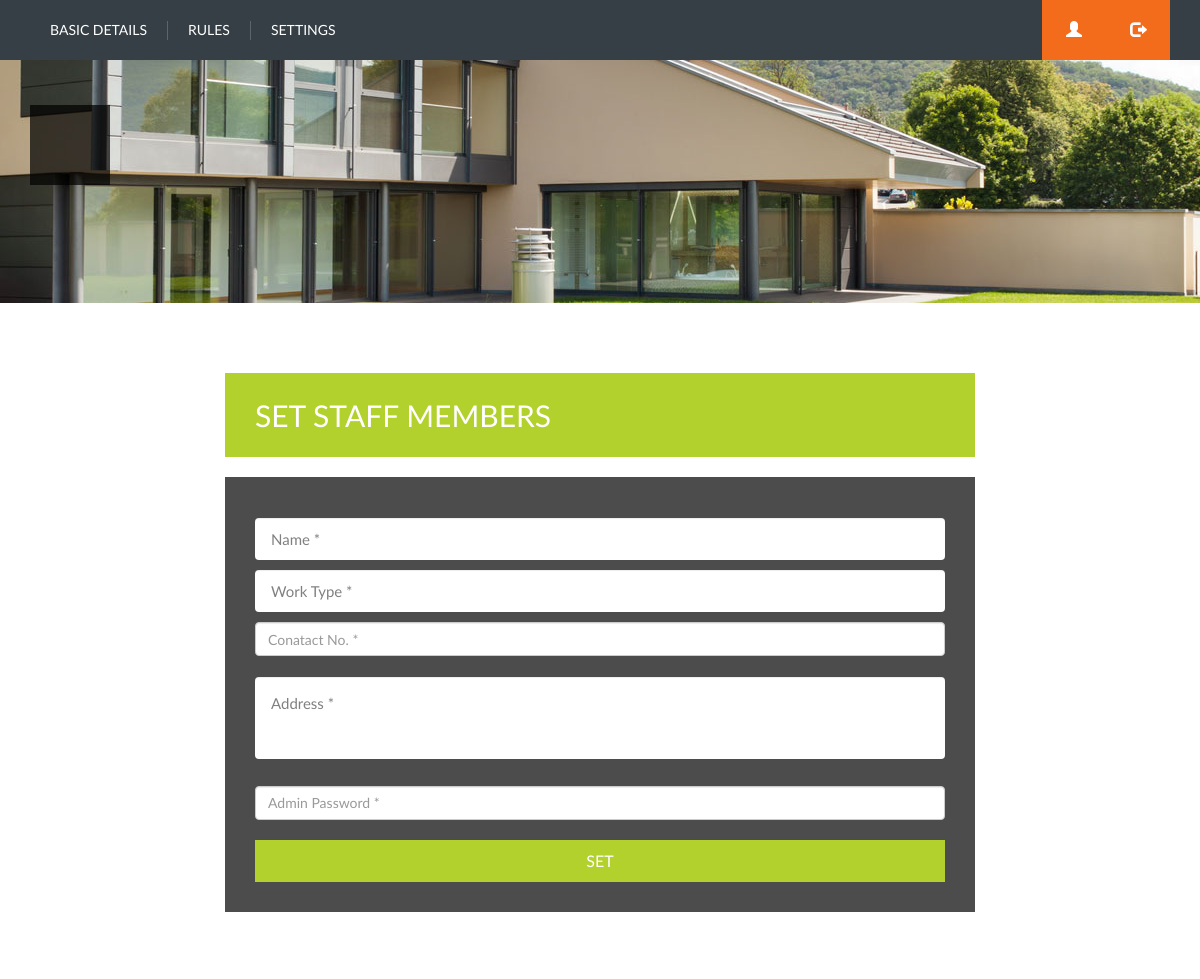
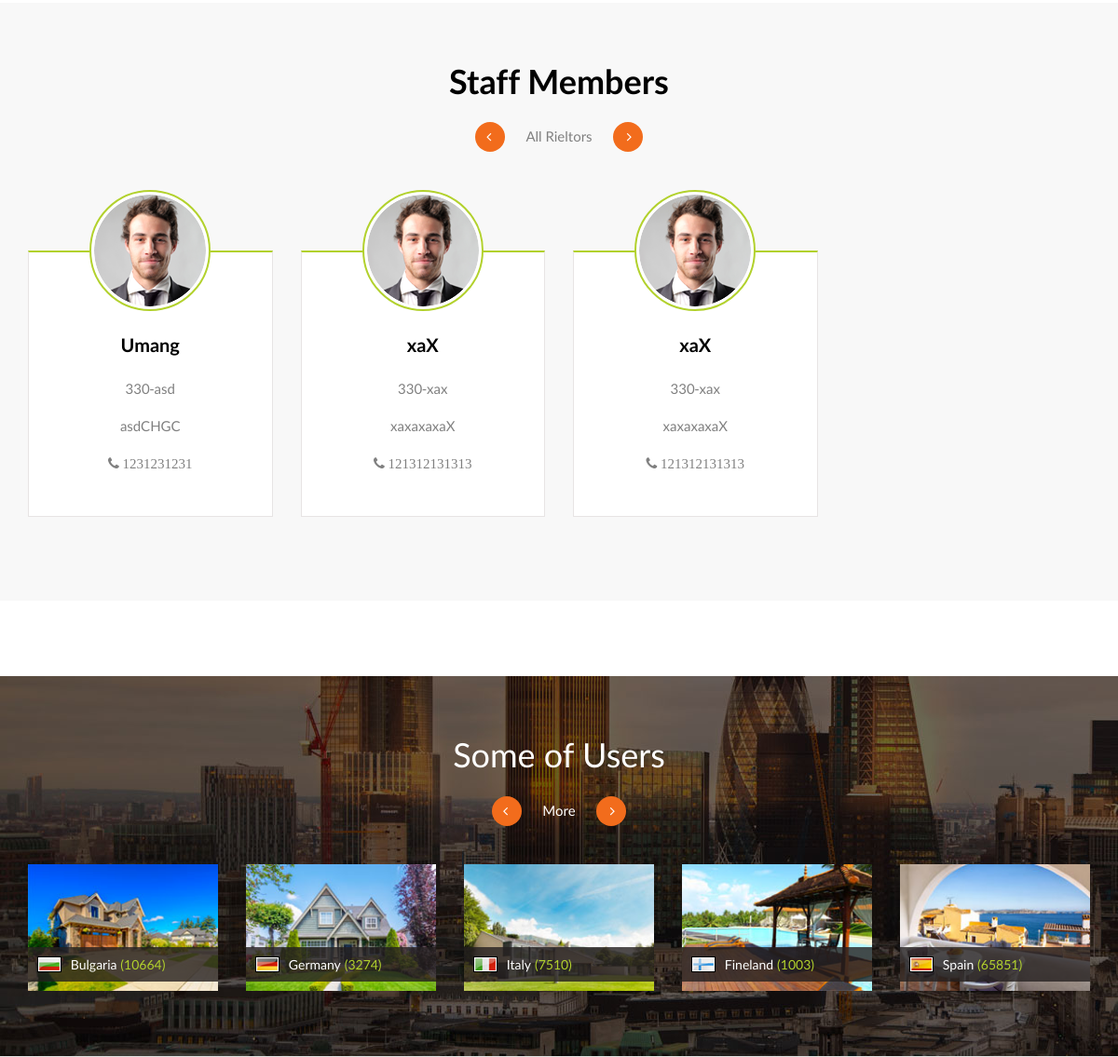
Screenshot of /admin-settings-staff-members.php (signed in) with the database file from the repository (2 pictures, top to bottom).
### tables this page shows
CREATE TABLE `staff_members` (
  `Id` int(255) NOT NULL,
  `Society_Code` int(255) NOT NULL,
  `User_Id` varchar(255) NOT NULL,
  `Name` varchar(255) NOT NULL,
  `Work` varchar(255) NOT NULL,
  `Contact_No` bigint(20) NOT NULL,
  `Address` varchar(255) NOT NULL,
  `Password` varchar(255) NOT NULL,
  `Birth_Date` date NOT NULL,
  `Salary` int(255) NOT NULL
);

### admin-settings-staff-members.php (the view, shortened to what this page needs)
<?php
	require('dbconnect.php');
	$Scode = $_SESSION['Scode'];
?>
<!DOCTYPE html>
<html>
<head>
	<link rel="stylesheet" type="text/css" media="screen" href="css/lib/bootstrap/bootstrap.min.css">
	<link rel="stylesheet" type="text/css" media="screen" href="fonts/font-awesome-4.4.0/css/font-awesome.min.css">
	<link rel="stylesheet" type="text/css" media="screen" href="vendors/jquery-ui-1.11.4/jquery-ui.min.css">
	<link rel="stylesheet" type="text/css" media="screen" href="vendors/jcarousel/css/jquery.jcarousel.css">
	<link rel="stylesheet" type="text/css" media="screen" href="css/style.css" />
</head>
<body>
	<?php
		require('header.php');
	?>
	<div class="home-banner style-4">
	    <div class="container">
	      <div class="banner-content">
	        <div class="banner-message">
	        </div>
	      </div>
	    </div>
	</div>
    	<div class="container">
			<div class="office-block">
				<div class="empty-space"></div>
				<div class="row">
					<div class="col-md-8 col-md-offset-2 col-sm-12">
						<div class="office-contact-form">
							<span class="heading">Set Staff Members</span>
							<div class="contact-form">
								<form method="post" action="db-set-staff-members.php">
									<input type="text" class="form-control" placeholder="Name *"  name="name" required="required">
									<input type="text" class="form-control" placeholder="Work Type *"  name="work" required="required">
									<input type="number" class="form-control" placeholder="Conatact No. *"  name="cnt" required="required"><br>
									<textarea type="text" class="form-control" placeholder="Address *"  name="address" required="required"></textarea>
									<input type="Password" class="form-control" placeholder="Admin Password *"  name="pass">
									<br>
									<button class="send-btn">Set</button>
								</form>
							</div>
						</div>
					</div>
				</div>
				<div class="empty-space"></div>
			</div>
		</div>
		<div class="row">
			<div class="our-agents gray-bg">
				<div class="container">
					<h2 class="block-title">Staff Members</h2>
					<div class="best-agents style-5">
						<div class="jcarousel-arrows">
							<a href="#" class="prev-slide"><i class="fa fa-angle-left"></i></a>
							<span class="text">All Rieltors</span>
							<a href="#" class="next-slide"><i class="fa fa-angle-right"></i></a>
						</div>
						<div class="ag-carousel carousel">
							<ul>
								<?php
									$sql = "SELECT * FROM staff_members WHERE Society_Code = '$Scode' ";
									$result = mysqli_query($conn,$sql);
								    if (mysqli_num_rows($result) > 0)
								    {
								        while($row = mysqli_fetch_assoc($result))
								        {
											?>
											<li>
												<div class="item">
													<div class="heading">
														<div class="preview">
															<img src="media/images/agency/1.png" alt="">
														</div>
														<span class="name"><?php echo $row['Name'];?></span><br>
														<span class="properties"><?php echo $row['User_Id'];?></span>
														<span class="properties"><?php echo $row['Work'];?></span>
														<span class="properties"><i class="fa fa-phone"><?php echo " ".$row['Contact_No'];?></i></span>
													</div>
												</div>
											</li>
											<?php
										}
									}
								?>
							</ul>
						</div>
					</div>
				</div>
			</div>
		</div>
		<br><br><br><br>
  		<?php
    		require('some-users.php');
  		?>
	</body>
</html>

### header.php (shortened to what this page needs)
<div class="extra-header">
	<div class="nav-block">
		<div class="container">
			<div class="row">
				<div class="col-sm-12">
					<nav class="main-navigation">
						<ul class="navigation-listing hidden-xs">
							<li class="navigation-item">
								<a href="db-admin-login.php">Basic Details</a>
							</li>
							<li class="navigation-item">
								<a href="add-rules.php">Rules</a>
							</li>
							<li class="navigation-item">
								<a>Settings</a>
							</li>
						</ul>
					</nav>
					<a href="db-signout-admin.php" class="submit-nav hidden-xs"><i class="glyphicon glyphicon-log-out"></i></a>
					<a href="society-profile.php" class="submit-nav hidden-xs"><i class="glyphicon glyphicon-user"></i></a>
				</div>
			</div>
		</div>
	</div>

### some-users.php (shortened to what this page needs)
<div id="content" class="container-fluid">
		<div class="row">
			<div class="popular-countries">
				<div class="container">
					<div class="row">
						<div class="col-sm-12">
							<h2 class="block-title inversed">Some of Users</h2>
							<div class="country-holder style-1">
								<div class="jcarousel-arrows">
									<a href="#" class="prev-slide"><i class="fa fa-angle-left"></i></a>
									<span class="text inversed">More</span>
									<a href="#" class="next-slide"><i class="fa fa-angle-right"></i></a>
								</div>
								<div class="country-carousel carousel">
									<ul>
										<li>
											<div class="country-item">
												<div class="preview">
													<img alt="img" src="media/images/country-slider/1.jpg">
													<a href="#"></a>
													<div class="overlay">
														<i class="flag bl"></i>
														<span class="country-name">Bulgaria</span>
														<span class="value">(10664)</span>
													</div>
												</div>
											</div>
										</li>
										<li>
											<div class="country-item">
												<div class="preview">
													<img alt="img" src="media/images/country-slider/2.jpg">
													<a href="#"></a>
													<div class="overlay">
														<i class="flag de"></i>
														<span class="country-name">Germany</span>
														<span class="value">(3274)</span>
													</div>
												</div>
											</div>
										</li>
										<li>
											<div class="country-item">
												<div class="preview">
													<img alt="img" src="media/images/country-slider/3.jpg">
													<a href="#"></a>
													<div class="overlay">
														<i class="flag it"></i>
														<span class="country-name">Italy</span>
														<span class="value">(7510)</span>
													</div>
												</div>
											</div>
										</li>
										<li>
											<div class="country-item">
												<div class="preview">
													<img alt="img" src="media/images/country-slider/4.jpg">
													<a href="#"></a>
													<div class="overlay">
														<i class="flag fn"></i>
														<span class="country-name">Fineland</span>
														<span class="value">(1003)</span>
													</div>
												</div>
											</div>
										</li>
										<li>
											<div class="country-item">
												<div class="preview">
													<img alt="img" src="media/images/country-slider/5.jpg">
													<a href="#"></a>
													<div class="overlay">
														<i class="flag sp"></i>
														<span class="country-name">Spain</span>
														<span class="value">(65851)</span>
													</div>
												</div>
											</div>
										</li>
									</ul>
								</div>
							</div>
						</div>
					</div>
				</div>
			</div>
		</div>
	</div>

### rows the page displays
staff_members: Name "Umang", User_Id "330-asd", Work "asdCHGC", Contact_No "1231231231"
staff_members: Name "xaX", User_Id "330-xax", Work "xaxaxaxaX", Contact_No "121312131313"
staff_members: Name "xaX", User_Id "330-xax", Work "xaxaxaxaX", Contact_No "121312131313"
